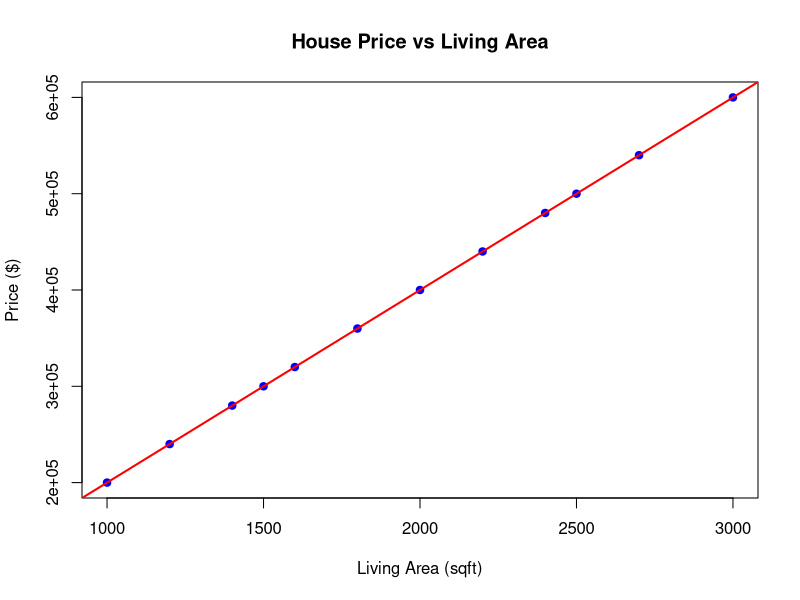

R code for this plot:
# Experiment 5
# Simple Linear Regression

data <- read.csv("house_prices.csv")

str(data)

model <- lm(price ~ sqft_living, data=data)

summary(model)

# Create and save plot
png("regression_plot.png", width=800, height=600)
plot(data$sqft_living, data$price,
main="House Price vs Living Area",
xlab="Living Area (sqft)",
ylab="Price ($)",
col="blue",
pch=19)

abline(model, col="red", lwd=2)
dev.off()
cat("\nPlot saved to regression_plot.png\n")

new_data <- data.frame(sqft_living=c(1000,1500,2000))

predicted_prices <- predict(model, newdata=new_data)

cat("\nPredicted Prices for given square footage:\n")
print(predicted_prices)
